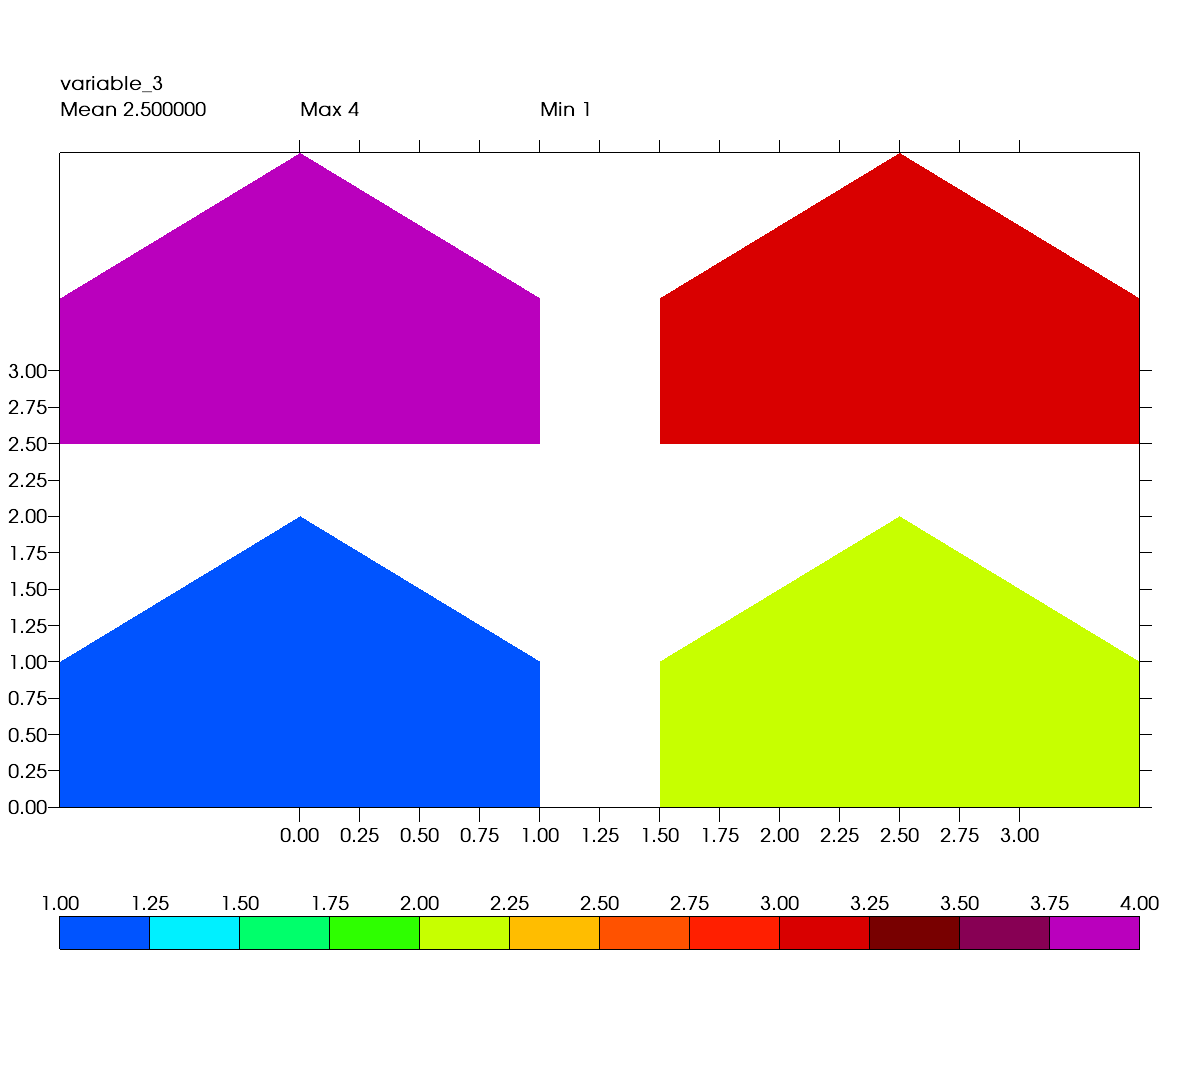

Recreate this plot in Python.
import os, sys, numpy, vcs, vcs.vcs.vcs.testing.regression as regression

x = regression.init()

data = numpy.array([1,2,3,4])
blon = numpy.array([-1,1,1,0,-1])
blat = numpy.array([0,0,1,2,1])
acell=numpy.array([blat,blon])
bcell = numpy.array([blat,blon+2.5])
ccell = numpy.array([blat+2.5,blon+2.5])
dcell = numpy.array([blat+2.5,blon])
mesh = numpy.array([acell,bcell,ccell,dcell])
m=x.createmeshfill()

x.plot(data,mesh,m,bg=1)
regression.run(x, "test_vcs_gen_meshfill.png")
